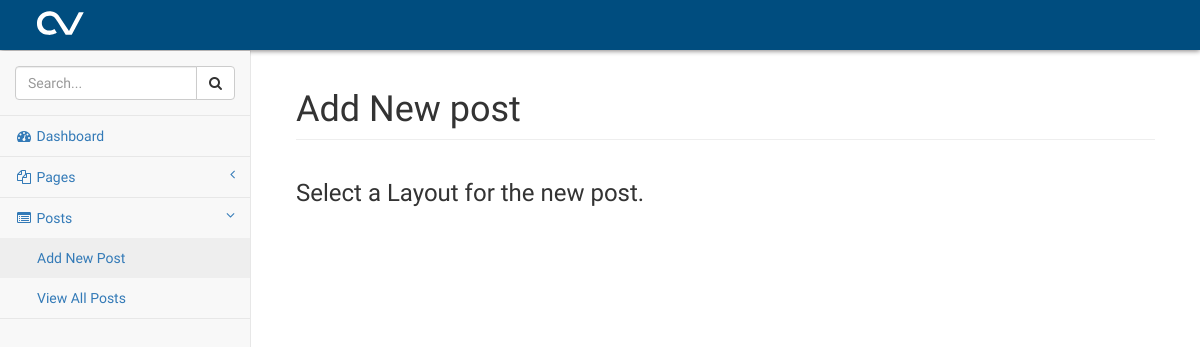
Page /cv-admin/posts.php?source=add on the earlier database version.
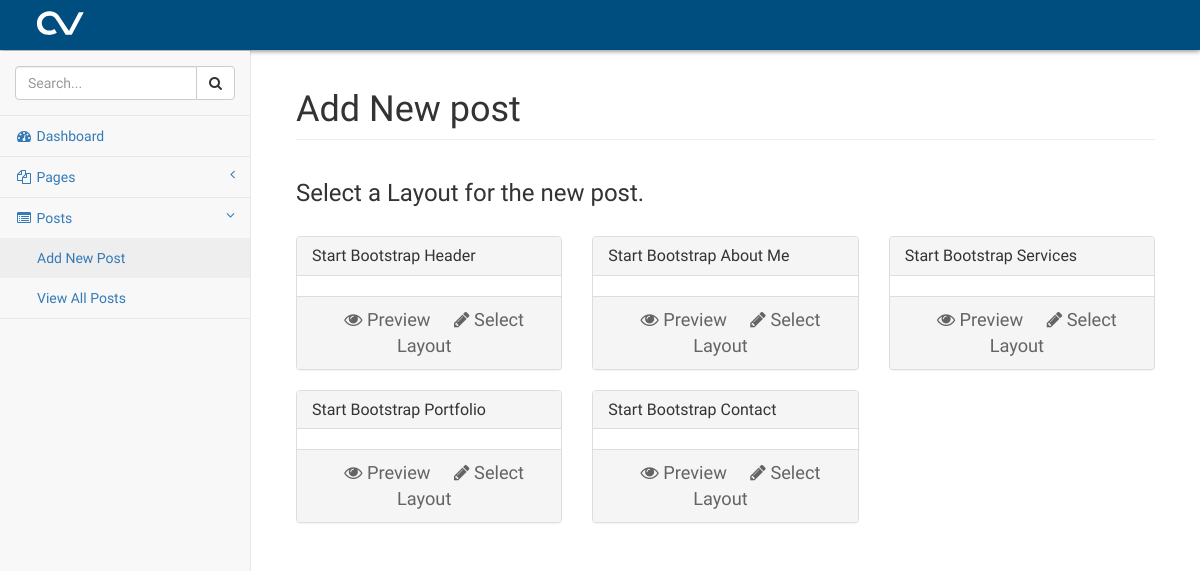
Same page on the later database version.
### tables this page shows
CREATE TABLE `admin_sidenav_items` (
  `sidenav_id` int(3) NOT NULL,
  `sidenav_name` varchar(50) NOT NULL,
  `sidenav_icon` varchar(50) NOT NULL,
  `sidenav_url` varchar(255) NOT NULL DEFAULT '#',
  `sidenav_has_dropdown` tinyint(1) NOT NULL DEFAULT '0',
  `sidenav_dropdown_items` text NOT NULL,
  `sidenav_pos` int(3) NOT NULL
);

CREATE TABLE `site_snippets` (
  `snippet_id` int(20) NOT NULL,
  `snippet_name` varchar(255) NOT NULL,
  `snippet_display_name` varchar(255) NOT NULL,
  `snippet_type` varchar(255) NOT NULL,
  `snippet_content` longtext NOT NULL
);

### cv-admin/includes/functions.php (called while the page is built, shortened)
<?php
    function connect_db() {
        $link = mysqli_connect(DB_HOST, DB_USER, DB_PASS, DB_NAME) or die("ERROR: " . mysqli_error());
        return $link;
    }
?>

### cv-admin/includes/classes/post.php (the view, shortened to what this page needs)
<?php
	abstract class post {
		public static function demo_view() {
			$result_content = mysqli_query(connect_db(), 'SELECT * FROM `' . TABLE_PREFIX . 'snippets`;');
			$preview_structure = '<div class="row">';
			while($row_content = mysqli_fetch_assoc($result_content)) {
				$preview_structure .= '<div class="col-sm-4">
			                    		<div class="panel panel-default">
							                <div class="panel-heading">
							                    <h3 class="panel-title">' . $row_content["snippet_display_name"] . '</h3>
							                </div>
							                <div class="panel-image hide-panel-body">
							                    <img src="' . $row_content["snippet_preview_img"] . '" class="panel-image-preview" />
							                </div>
							                <div class="panel-body">
							                    <h4>' . $row_content["snippet_display_name"] . '</h4>
							                    <p>' . $row_content["snippet_description"] . '</p>
							                    <small><span class="fa fa-tag"></span> ' . ucwords($row_content["snippet_tags"]) . '</small>
							                </div>
							                <div class="panel-footer text-center">
							                    <a title="Preview" class="simple-ajax-popup" href="snippet.php?task=preview&sid=' . $row_content["snippet_id"] . '"><span class="snip fa fa-eye"></span> Preview</a>
							                    <a title="Select Layout" class="snippet-task" href="#" data-task="new" data-sid="' . $row_content["snippet_id"] . '"><span class="snip fa fa-pencil"></span> Select Layout</a>
							                </div>
							            </div>
			                    	</div>';
			}
			$preview_structure .= '</div>';
			return $preview_structure;
		}
	}
?>

### cv-admin/posts.php (shortened to what this page needs)
<?php
    if(!isset($_GET['source'])) {
        header("Location: index.php");
    }
    else {
    	include 'includes/functions.php';
        $source = $_GET['source'];
        switch($source) {
            case 'add':
                $page['title'] = 'add new post';
                $page['data'] = '<h3>Select a Layout for the new post.</h3><br/>';
                $page['data'] .= post::demo_view();
                $page['heading'] = 'Add New post';
                break;
        }
    }
    include 'includes/header.php';
?>
<body>
    <div id="wrapper">
        <?php include 'includes/nav.php'; ?>
        <div id="page-wrapper">
            <div class="container-fluid">
                <div class="row">
                    <div class="col-lg-12">
                        <h1 class="page-header"><?= $page['heading'] ?></h1>
                    </div>
                </div>
               	<div class="row">
                    <div class="col-lg-12" id="cv-post-content">
                    <?= $page['data'] ?>
                    </div>
                </div>
            </div>
        </div>
    </div>
<?php include 'includes/footer.php'; ?>

### cv-admin/includes/header.php (shortened to what this page needs)
<!DOCTYPE html>
<html lang="en">
<head>
    <link href="bower_components/bootstrap/dist/css/bootstrap.min.css" rel="stylesheet">
    <link href="bower_components/metisMenu/dist/metisMenu.min.css" rel="stylesheet">
    <link href="dist/css/sb-admin-2.css" rel="stylesheet">
    <link href="bower_components/font-awesome/css/font-awesome.min.css" rel="stylesheet">
    <link href="dist/css/cv-theme.css" rel="stylesheet">
    <link rel="stylesheet" href="bootstrap-iconpicker/css/bootstrap-iconpicker.min.css"/>
</head>

### cv-admin/includes/nav.php (shortened to what this page needs)
<nav class="navbar navbar-default navbar-static-top" role="navigation" style="margin-bottom: 0">
    <div class="navbar-header">
        <a class="navbar-brand" href="index.php">
		</a>
    </div>
    <?php include 'includes/nav_sidebar.php'; ?>
</nav>

### cv-admin/includes/nav_sidebar.php
<div class="navbar-default sidebar" role="navigation">
    <div class="sidebar-nav navbar-collapse">
        <ul class="nav" id="side-menu">
            <li class="sidebar-search">
                <div class="input-group custom-search-form">
                    <input type="text" class="form-control" placeholder="Search...">
                    <span class="input-group-btn">
                    <button class="btn btn-default" type="button">
                        <i class="fa fa-search"></i>
                    </button>
                </span>
                </div>
            </li>
            <?php
                $link = connect_db('cv_cms');
                $all_sidebar_query = "SELECT * FROM `admin_sidenav_items` ORDER BY `sidenav_pos` ASC";
                $sidebar_result = mysqli_query($link, $all_sidebar_query);
                while($sidebar_row = mysqli_fetch_assoc($sidebar_result)) {
                    if(!$sidebar_row['sidenav_has_dropdown']) {
            ?>
            <li>
                <a href="<?= $sidebar_row['sidenav_url'] ?>"> <i class="fa <?= $sidebar_row['sidenav_icon'] ?> fa-fw"></i><?= "  " . ucwords($sidebar_row['sidenav_name']) ?></a>
            </li>
            <?php
                    }
                    else {
            ?>
            <li>
                <a href="<?= $sidebar_row['sidenav_url'] ?>"><i class="fa <?= $sidebar_row['sidenav_icon'] ?> fa-fw"></i><?= "  " .  ucwords($sidebar_row['sidenav_name']) ?><span class="fa arrow"></span></a>
                <ul class="nav nav-second-level">
            <?php
                        $items_raw = $sidebar_row['sidenav_dropdown_items'];
                        $items_list = explode(";", $items_raw);
                        foreach($items_list as $item_element) {
                            $item = explode(",", $item_element);
            ?>
                    <li>
                        <a href="<?= $item[1] ?>"><?= "  " . ucwords($item[0]) ?></a>
                    </li>
            <?php
                        }
            ?>
                   </ul>
            </li>
            <?php
                    }
                }
            ?>
        </ul>
    </div>
</div>

### cv-admin/includes/footer.php (shortened to what this page needs)
    <link rel="stylesheet" href="dist/css/magnific-popup.css">
</body>
</html>

Differences in the rows shown:
added site_snippets: snippet_display_name "Start Bootstrap Header"
added site_snippets: snippet_display_name "Start Bootstrap About Me"
added site_snippets: snippet_display_name "Start Bootstrap Services"
added site_snippets: snippet_display_name "Start Bootstrap Portfolio"
added site_snippets: snippet_display_name "Start Bootstrap Contact"
